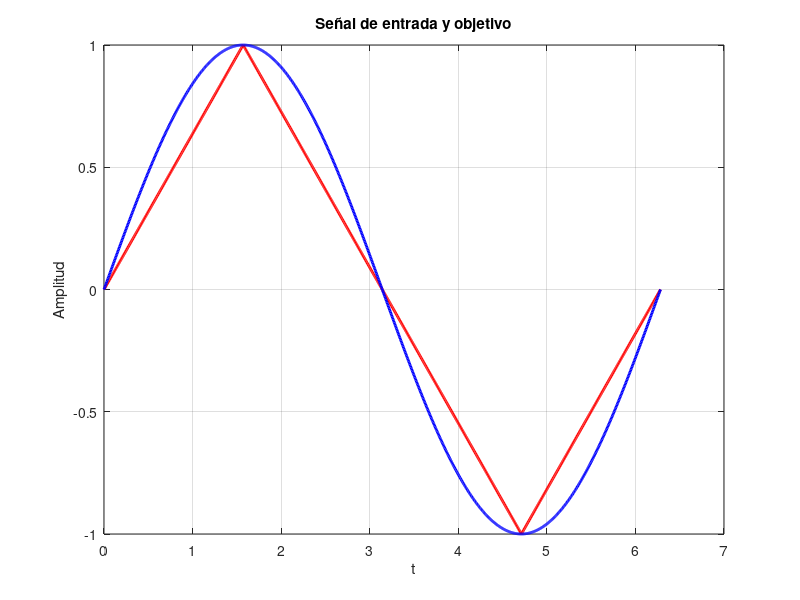

This figure's MATLAB source: (Note: this script raises an error after producing the figure.)
clear,clc, close all
set(0,'DefaultLineLineWidth',2)
set(0, 'defaultfigurecolor', [1 1 1])

% Generar señal triangular
t = linspace(0,2*pi, 1000);
x = 1*sawtooth(t+pi/2, 0.5);
% Señal objetivo
y = 1*sin(t);
% Visualizar las señales
figure;
plot(t, x, 'r')
hold on
plot(t, y, 'b')
title('Señal de entrada y objetivo')
xlabel('t'); ylabel('Amplitud')
grid on

% Crear red neuronal feedforward
hiddenlayers = [4 4 4]; 
net = feedforwardnet(hiddenlayers, 'trainscg');
net.trainParam.epochs = 2000;
net.trainParam.goal = 0.00005;
% Entrenar la red
[net, tr] = train(net, x, y);
% Salida de la red
y_pred = net(x);

% Calcular los errores
mse_error = mse(y-y_pred);
error_maximo = max(abs(y-y_pred));
error_relativo = error_maximo / max(abs(y)) * 100;

% Imprimir resultados en consola
fprintf('=== RESULTADOS DE LA RED NEURONAL ===\n');
fprintf('1. Error máximo: %.6f', error_maximo);
if error_relativo < 5
    fprintf(' (Inferior al 5%% ✓)\n');
else
    fprintf(' (Superior al 5%% ✗)\n');
end
fprintf('2. Error cuadrático medio: %.6f', mse_error);
if mse_error < 0.02
    fprintf(' (Inferior al 2%% ✓)\n');
else
    fprintf(' (Superior al 2%% ✗)\n');
end
fprintf('3. Error relativo: %.4f%%\n', error_relativo);
fprintf('=====================================\n');

% Visualizar resultados
figure;
plot(t, y, 'b')
hold on
plot(t, y_pred, 'g')
legend('Seno real','Salida de la red neuronal')
title('Comparación')
xlabel('t'); ylabel('Amplitud')
grid on